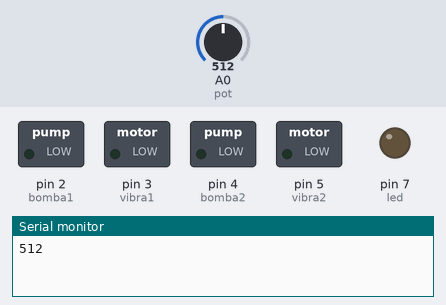
The sketch below on a simulated Arduino Uno, built with avr-gcc and run on an emulated ATmega328P. Shown: switched loads named in the sketch (green lamp = pin HIGH), output pins drawn as LEDs (lit = HIGH), the last lines printed to the serial monitor. Dashed ring = blinking. Inputs (shaded band) come from the test bench; at power-on: A0 (pot) = 512.

Above: at 0.9 s.
2.5 s: A0 (pot) set to 0
At 2.5 s:
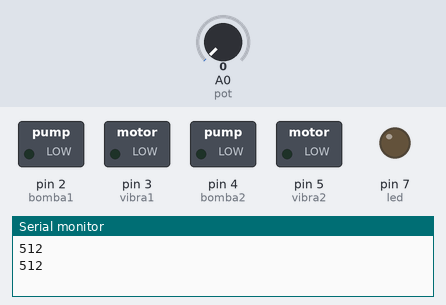
At 3.4 s:
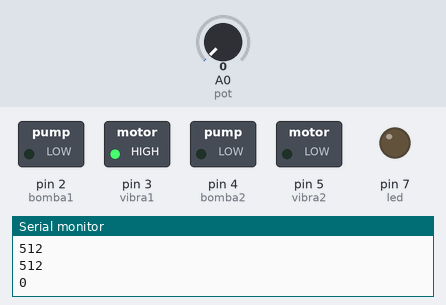
6.0 s: A0 (pot) set to 511
Timing chart, 0 to 15.5 s (numbered marks = the images above; inputs shaded):
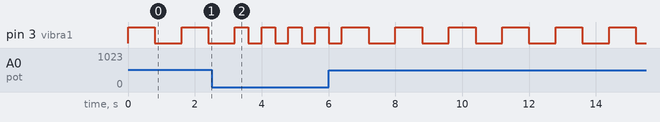

Measured:
- after the input at 2.5 s, pin 3 (vibra1): alternates HIGH for 0.40 s and LOW for 0.40 s, starting after 1.1 s
- by itself, pin 3 (vibra1): alternates HIGH for 0.80 s and LOW for 0.80 s

The sketch:

coracao.ino
```cpp
#define bomba1 2
#define bomba2 4
#define vibra1 3
#define vibra2 5
#define pot 14
#define led 7
//int leitura;
//int converter;
void setup() {
pinMode(bomba1,OUTPUT);
pinMode(bomba2,OUTPUT);
pinMode(vibra1,OUTPUT);
pinMode(vibra2,OUTPUT);
pinMode(led,OUTPUT);
pinMode(pot,INPUT);
Serial.begin(9600);
}

void loop() {

int leitura = analogRead(pot);
int converter = map(leitura, 0, 1023, 400, 1200);
int converter2 = map(converter,400,1200,150,50);
//Serial.println(converter2);
Serial.println(leitura);
digitalWrite(vibra1,HIGH);
delay(converter);
analogWrite(vibra1,LOW);
delay(converter);
}
```
